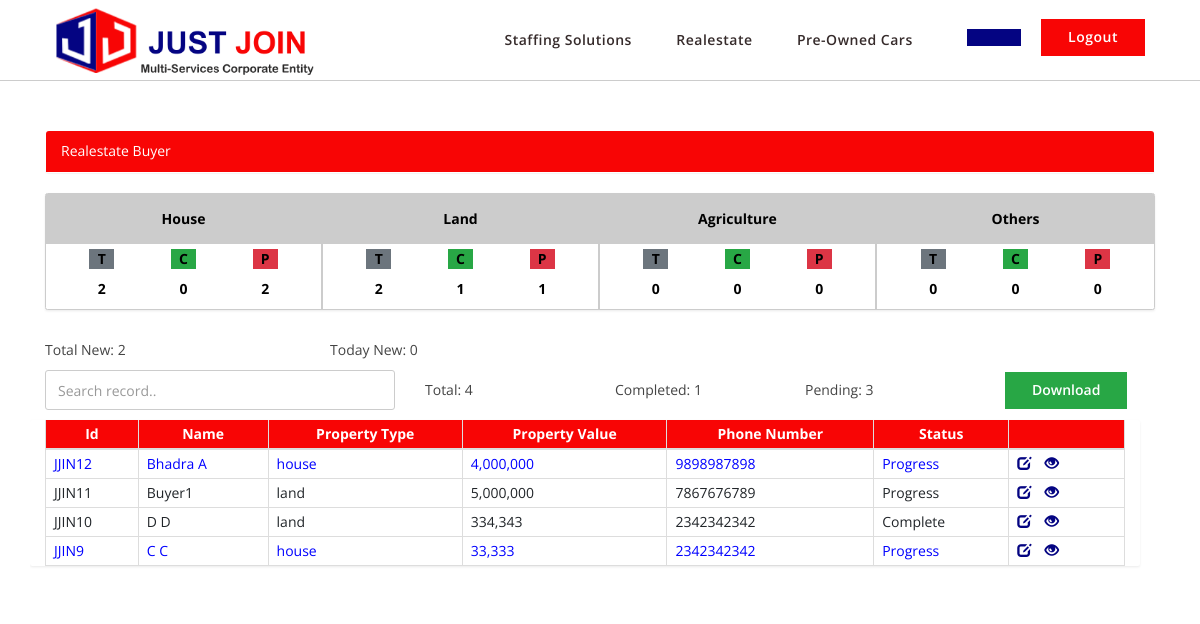
/dashboard/sa/rb/sarb-dashboard.php, run on the app's committed database.
### tables this page shows
CREATE TABLE `real_estate_buyer` (
  `id` int(255) NOT NULL,
  `fname` varchar(255) NOT NULL,
  `sname` varchar(255) NOT NULL,
  `aadhar` varchar(255) NOT NULL,
  `property_type` varchar(255) NOT NULL,
  `property_type_others` varchar(255) NOT NULL DEFAULT '-',
  `property_value` varchar(255) NOT NULL,
  `phone_number` bigint(255) NOT NULL,
  `buyer_address` varchar(255) NOT NULL,
  `submit_date` varchar(255) NOT NULL,
  `employee_status` varchar(255) NOT NULL DEFAULT 'Progress',
  `reached` varchar(255) NOT NULL DEFAULT '	Not Reached',
  `paid` varchar(255) NOT NULL DEFAULT 'Unpaid',
  `employee_comment` varchar(255) DEFAULT NULL,
  `read_record` int(100) DEFAULT '0'
);

### dashboard/sa/rb/sarb-dashboard.php (the view, shortened to what the rows shown need)
<?php
include '../../../snippets/conn.php';
$roleAccess = $_SESSION["role"];
?>
<!DOCTYPE html>
<html lang="en">
<head>
    <link href="../../../assets/vendor/bootstrap/css/bootstrap.min.css" rel="stylesheet">
    <link href="../../../assets/vendor/icofont/icofont.min.css" rel="stylesheet">
    <link href="../../../assets/vendor/boxicons/css/boxicons.min.css" rel="stylesheet">
    <link rel="stylesheet" href="https://maxcdn.bootstrapcdn.com/bootstrap/3.4.0/css/bootstrap.min.css">
    <link href="../../../assets/css/style.css" rel="stylesheet">
</head>
<body>
    <header id="header" class="fixed-top ">
        <div class="container d-flex align-items-center">
            <h1 class="logo mr-auto"><a href="../../../index.html"><img src="../../../assets/img/logo-trim.png"></a></h1>
        </div>
    </header>
    <?php
        $sql = "SELECT * FROM real_estate_buyer ORDER BY id DESC";
        $result = $conn->query($sql);
        if ($result->num_rows > 0) {
        ?>
    <section class="container">
        <div class="row block">
            <div class="col-lg-12 table-responsive shadow-sm bg-white rounded" id="table_container">
                <table class="table table-bordered" id="table_main">
                        <thead>
                            <tr class="table-info table-th-red">
                            <th>Id</th>
                            <th>Name</th>
                            <th>Property Type</th>
                            <th>Property Value</th>
                            <th>Phone Number</th>
                            <th>Status</th>
                            <th>&nbsp;</th>
                            </tr>
                        </thead>
                        <tbody id="tbody">
                            <?php
                             while($row = $result->fetch_assoc()) {
                                $new = $row["read_record"] == 0 ? ' new' : '';
                                $roleAccess == 1 ? $delete = '<a href="javascript:void(0)" class="" onclick="return del('.$row["id"].');"><span class="glyphicon glyphicon-trash red-color"></span></a>' : $delete = '';
                                echo '<tr class="each-row'.$new.'" data-id="'.$row["id"].'">
                                <td> JJIN'.$row["id"].'</td>
                                <td>'.$row["fname"].' '.$row["sname"].'</td>
                                <td>'.$row["property_type"].'</td>
                                <td>'.$row["property_value"].'</td>
                                <td>'.$row["phone_number"].'</td>
                                <td>'.$row["employee_status"].'</td>
                                <td><a href="javascript:void(0)" class="pr-3" onclick="return edit('.$row["id"].');"><span class="glyphicon glyphicon-edit blue-color"></span></a>
                                <a href="javascript:void(0)" class="pr-3" onclick="return view('.$row["id"].');"><span class="glyphicon glyphicon-eye-open blue-color"></span></span></a>
                                '.$delete.'</td>
                                <input type="hidden" class="regDate" value="'.$row['submit_date'].'"/>
                                </tr>';
                             }
                            }else {
                                echo "<td><td>No Data Found</td></tr>";
                            }
                            ?>
                        </tbody>
                    </table>
                </div>
            </div>
        </section>
</body>
</html>

### data on the page
real_estate_buyer: id "12", fname "Bhadra", sname "A", property_type "house", property_value "4,000,000", phone_number "9898987898", employee_status "Progress"
real_estate_buyer: id "11", fname "Buyer1", property_type "land", property_value "5,000,000", phone_number "7867676789", employee_status "Progress"
real_estate_buyer: id "10", fname "D", sname "D", property_type "land", property_value "334,343", phone_number "2342342342", employee_status "Complete"
real_estate_buyer: id "9", fname "C", sname "C", property_type "house", property_value "33,333", phone_number "2342342342", employee_status "Progress"

### other printed values
$schoolCompletedData['schoolCompleteTotal'] "2"
$schoolInCompletedData "0"
$schoolCompletedData - $schoolInCompletedData "2"
$collegeCompletedData['collegeCompleteTotal'] "2"
$collegeInCompletedData['collegeInCompleteTotal'] "1"
$collegeCompletedData - $collegeInCompletedData "1"
$hospitalCompletedData "0"
$hospitalInCompletedData "0"
$hospitalCompletedData - $hospitalInCompletedData "0"
$superMarketsCompletedData "0"
$superMarketsInCompletedData "0"
$superMarketsCompletedData - $superMarketsInCompletedData "0"
$rowsCount "4"
$len "1"
$inLen "3"
